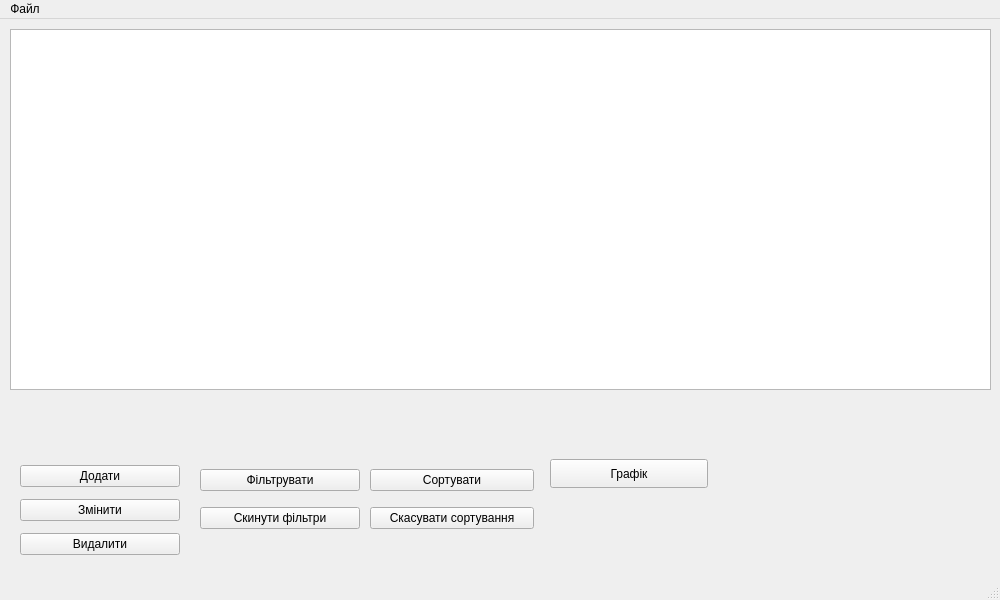
<?xml version="1.0" encoding="UTF-8"?>
<ui version="4.0">
 <class>MainWindow</class>
 <widget class="QMainWindow" name="MainWindow">
  <property name="geometry">
   <rect>
    <x>0</x>
    <y>0</y>
    <width>1000</width>
    <height>600</height>
   </rect>
  </property>
  <property name="windowTitle">
   <string>MainWindow</string>
  </property>
  <widget class="QWidget" name="centralwidget">
   <widget class="QListWidget" name="projects_list_widget">
    <property name="geometry">
     <rect>
      <x>10</x>
      <y>10</y>
      <width>981</width>
      <height>361</height>
     </rect>
    </property>
   </widget>
   <widget class="QWidget" name="verticalLayoutWidget">
    <property name="geometry">
     <rect>
      <x>20</x>
      <y>440</y>
      <width>160</width>
      <height>103</height>
     </rect>
    </property>
    <layout class="QVBoxLayout" name="verticalLayout">
     <item>
      <widget class="QPushButton" name="add_project_pb">
       <property name="text">
        <string>Додати</string>
       </property>
      </widget>
     </item>
     <item>
      <widget class="QPushButton" name="alter_project_pb">
       <property name="text">
        <string>Змінити</string>
       </property>
      </widget>
     </item>
     <item>
      <widget class="QPushButton" name="delete_project_pb">
       <property name="text">
        <string>Видалити</string>
       </property>
      </widget>
     </item>
    </layout>
   </widget>
   <widget class="QWidget" name="verticalLayoutWidget_2">
    <property name="geometry">
     <rect>
      <x>200</x>
      <y>440</y>
      <width>160</width>
      <height>80</height>
     </rect>
    </property>
    <layout class="QVBoxLayout" name="verticalLayout_2">
     <item>
      <widget class="QPushButton" name="filter_projects_pb">
       <property name="text">
        <string>Фільтрувати</string>
       </property>
      </widget>
     </item>
     <item>
      <widget class="QPushButton" name="clear_filters_pb">
       <property name="text">
        <string>Скинути фільтри</string>
       </property>
      </widget>
     </item>
    </layout>
   </widget>
   <widget class="QLineEdit" name="project_amount_view_le">
    <property name="geometry">
     <rect>
      <x>10</x>
      <y>370</y>
      <width>981</width>
      <height>28</height>
     </rect>
    </property>
    <property name="styleSheet">
     <string notr="true">background-color: rgba(255, 255, 255, 0);</string>
    </property>
    <property name="frame">
     <bool>false</bool>
    </property>
    <property name="readOnly">
     <bool>true</bool>
    </property>
   </widget>
   <widget class="QWidget" name="verticalLayoutWidget_3">
    <property name="geometry">
     <rect>
      <x>370</x>
      <y>440</y>
      <width>164</width>
      <height>80</height>
     </rect>
    </property>
    <layout class="QVBoxLayout" name="verticalLayout_3">
     <item>
      <widget class="QPushButton" name="sort_projects_pb">
       <property name="text">
        <string>Сортувати</string>
       </property>
      </widget>
     </item>
     <item>
      <widget class="QPushButton" name="cancel_sort_pb">
       <property name="text">
        <string>Скасувати сортування</string>
       </property>
      </widget>
     </item>
    </layout>
   </widget>
   <widget class="QPushButton" name="graph_pb">
    <property name="geometry">
     <rect>
      <x>550</x>
      <y>440</y>
      <width>158</width>
      <height>29</height>
     </rect>
    </property>
    <property name="text">
     <string>Графік</string>
    </property>
   </widget>
  </widget>
  <widget class="QMenuBar" name="menubar">
   <property name="geometry">
    <rect>
     <x>0</x>
     <y>0</y>
     <width>1000</width>
     <height>25</height>
    </rect>
   </property>
   <widget class="QMenu" name="menu">
    <property name="title">
     <string>Файл</string>
    </property>
    <addaction name="read_from_file_action"/>
    <addaction name="separator"/>
    <addaction name="write_to_file_action"/>
   </widget>
   <addaction name="menu"/>
  </widget>
  <widget class="QStatusBar" name="statusbar"/>
  <action name="read_from_file_action">
   <property name="text">
    <string>Зчитати з файлу</string>
   </property>
  </action>
  <action name="write_to_file_action">
   <property name="text">
    <string>Записати у файл</string>
   </property>
  </action>
 </widget>
 <resources/>
 <connections/>
</ui>
